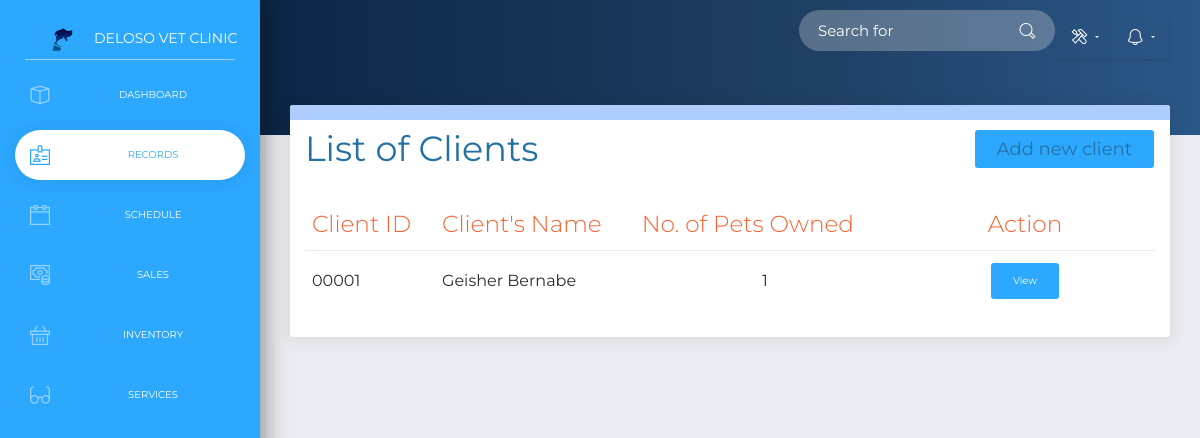
The app's page /index.php/vetclinic/records with its own data.
### tables this page shows
CREATE TABLE `client` (
  `clientid` int(20) NOT NULL,
  `cname` varchar(40) NOT NULL,
  `email` varchar(30) DEFAULT NULL,
  `contactno` varchar(15) NOT NULL,
  `address` varchar(40) NOT NULL
);

### application/controllers/vetclinic.php (called while the page is built, shortened)
<?php
class vetclinic extends CI_Controller {
	public function __construct(){
			$this->load->model('vet_model','vet_model');
			$this->load->model('itemstock','itemstock');
			$this->load->model('history','history');
			$this->load->model('services','services');
			$this->load->model('itemhistory','itemhistory');
	}
	public function records()
	{
		$header_data['title'] = "Records";
				$record_data['bills'] = $this->vet_model->getbill();
		$this->load->model('vet_model');
		$clients = $this->vet_model->getClients();
		$stocks = $this->vet_model->getStocks();
		$lastclient = $this->vet_model->getLastClient();
		$record_data['notif']=$this->vet_model->notification();
		$record_data['events'] = $this->vet_model->getEventsByDate(date("Y-m-d"));
		$record_data['eventCounter'] = count($record_data['events']);
		$record_data['items'] = $this->vet_model->getAllZeroitems();
		$this->load->view('include/header2',$header_data);
		$this->load->view('clinic/records', ['cl'=>$clients,'al'=>$lastclient,'stock'=>$stocks,'record_dat'=>$record_data]);
	}
}
?>

### index.php (called while the page is built, shortened)
<?php
require_once BASEPATH.'core/CodeIgniter.php';

### application/models/vet_model.php (called while the page is built, shortened)
	<?php
		class vet_model extends CI_Model{
			public function getClients(){
				$this->db->select('a.clientid,a.cname,count(b.clientid) as "pets"');
				$this->db->from('client a');
				$this->db->join('pet b','a.clientid = b.clientid','left outer');
				$this->db->group_by('a.clientid');
			    $query = $this->db->get();
			    if($query->num_rows() != 0)
			    {
			        return $query->result_array();
			    }
			    else
			    {
			        return false;
			    }
			}
			public function getStocks(){
			 $this->db->from('itemstock');
				$query = $this->db->get();
				return $query->result();
			}
			public function getAllZeroitems(){
				$this->db->select('a.itemid,b.item_id,sum(b.item_qty) as "qty"');
				$this->db->from('itemstock a');
				$this->db->join('item_instance b','a.itemid = b.item_id','left outer');
				$this->db->having('sum(b.item_qty) =','0');
				$query = $this->db->get();
				return $query->result_array();
			}
			public function notification(){
				$today =date("Y-m-d");
				$this->db->select('a.itemid,b.item_id,sum(b.item_qty) as "qty"');
				$this->db->from('itemstock a');
				$this->db->join('item_instance b','a.itemid = b.item_id','left outer');
				$this->db->having('sum(b.item_qty) =','0');
				$query = $this->db->get();
				$invent= $query->num_rows();
				$this->db->from('schedule');
				$this->db->where('startdate =',$today);
				$query2 = $this->db->get();
				$sched= $query2->num_rows();
				return ($sched+$invent);
			}
			public function getbill(){
			$this->db->select('*');
			$this->db->from('visit');
			$this->db->where('visit_cost',0);
			$this->db->order_by('visitdate', 'DESC');
			$query = $this->db->get();
			return $query->num_rows();
		}
		public function getEventsByDate($date){
			$this->db->where("CAST(startdate as date) = '$date'");
			$query = $this->db->get("schedule");
			return $query->result_array();
		}
	}
?>

### application/views/clinic/records.php (the view, shortened to what this page needs)
<!DOCTYPE html>
<html lang="en">
<body class="">
    <div class="wrapper ">
        <div class="sidebar" data-color="blue">
        <div class="logo">
                <a class="simple-text logo-mini">
                    <img src="<?php echo base_url('assets/img/logo.png');?>">
                </a>
                <a class="simple-text logo-normal">
                    Deloso Vet Clinic
                </a>
            </div>
            <div class="sidebar-wrapper">
                <ul class="nav">
                    <li>
                        <a href="<?php echo base_url('vetclinic'); ?>">
                            <i class="now-ui-icons design_app"></i>
                            <p>Dashboard</p>
                        </a>
                    </li>
                    <li class="active">
                        <a href="<?php echo base_url('vetclinic/records'); ?>">
                            <i class="now-ui-icons business_badge"></i>
                            <p>Records</p>
                        </a>
                    </li>
                    <li>
                        <a href="<?php echo base_url('vetclinic/schedule'); ?>">
                            <i class="now-ui-icons ui-1_calendar-60"></i>
                            <p>Schedule</p>
                        </a>
                    </li>
                    <li>
                        <a href="#subPages" data-toggle="collapse" class="collapsed">
                            <i class="now-ui-icons business_money-coins"></i>
                            <p>Sales</p>
                        </a>
                    </li>
                    <li>
                        <a href="#subPages2" data-toggle="collapse" class="collapsed">
                            <i class="now-ui-icons shopping_basket"></i>
                            <p>Inventory</p>
                        </a>
                    </li>
                    <li>
                        <a href="<?php echo base_url('vetclinic/services'); ?>">
                            <i class="now-ui-icons education_glasses"></i>
                            <p>Services</p>
                        </a>
                    </li>
                </ul>
            </div>
        </div>
        <div class="main-panel">
            <nav class="navbar navbar-expand-lg navbar-transparent  navbar-absolute bg-primary fixed-top">
                <div class="container-fluid">
                    <div class="collapse navbar-collapse justify-content-end" id="navigation">
                        <form>
                            <div class="input-group no-border">
                                <input type="text" class="form-control" id="search" onkeyup="search()" name="q" placeholder="Search for" required>
                                <span class="input-group-addon">
                                    <i class="now-ui-icons ui-1_zoom-bold"></i>
                                </span>
                            </div>
                        </form>
                        <ul class="navbar-nav">
                            <li class="nav-item dropdown">
                                <a class="nav-link dropdown-toggle" id="navbarDropdownMenuLink1" data-toggle="dropdown" aria-haspopup="true" aria-expanded="false">
                                    <i class="now-ui-icons ui-2_settings-90"></i>
                                </a>
                            </li>
                            <li class="nav-item dropdown">
                                <a class="nav-link dropdown-toggle" id="navbarDropdownMenuLink" data-toggle="dropdown" aria-haspopup="true" aria-expanded="false">
                                    <i class="now-ui-icons ui-1_bell-53"></i>
                                </a>
                            </li>
                        </ul>
                    </div>
                </div>
            </nav>
            <div class="panel-header panel-header-sm">
            </div>
            <div class="content">
                <div class="row">
                    <div class="col-md-12">
                        <div class="card">
                            <div class="card-header">
                                <h2 class="card-title">List of Clients</h2>
                                <button type="button" class="btn btn-md btn-info" id="addbutn"  data-toggle="modal" data-target="#addclientmodal">
                                    <span class="glyphicon glyphicon-plus">
                                        <span class="" style="font-size:18px;">Add new client </span>
                                    </span>
                                </button>
                            </div><br/><br/><br/>
                            <div class="card-body">
                                <div class="table-responsive">
                                    <table class="table table-list-search" >
                                        <thead>
                                        <tr>
                                            <th class="text-primary">Client ID</th>
                                            <th class="text-primary">Client's Name</th>
                                            <th class="text-primary">No. of Pets Owned</th>
                                            <th class="text-primary" style="text-align:center">Action</th>
                                        </tr>
                                    </thead>
                                        <tbody>
                                                <?php if(count($cl) > 0){ ?>
                                        <?php foreach ($cl as $client){ ?>
                                                <tr>
                                            <?php if($client['clientid']<10) { ?>
                                                <td>0000<?php echo $client['clientid']; ?></td>
                                            <?php } ?>
                                                <td><?php echo $client['cname']?></td>
                                                <td style="text-align:center;"><?php echo $client['pets']; ?></td>
                                                <td style="text-align:center; width:260px;">
                                                <?php $c=$client['clientid'];?>
                                                <b class="btn btn-info " style="font-size:10px;" id="<?php echo $c;?>" type="button" onclick="lol(this.id)">View<span class="glyphicon glyphicon-folder-open" aria-hidden="true"></span></b>
                                                </td>
                                            </tr>
                                        <?php } ?>
                                        <?php } ?>
                                        </tbody>
                                    </table>
                                </div>
                            </div>
                        </div>
                    </div>
                </div>
            </div>
        </div>
    </div>
</body>
</html>

### assets/css/new.css (style rules this page uses)
input[type="text"] { font-size: 15px; }
.card-title { color: #2471A3; position: absolute; }
#addbutn { color: #2471A3; float: right; }

### assets/css/overallcss.css (style rules this page uses)
.logo { height: 40px; width: 40px; margin-left: 50px; margin-top: 10px; float:left; border-radius: 10px; }
.navbar-nav { -moz-box-shadow: 1px 2px 3px rgba(0, 0, 0, 0.1); -webkit-box-shadow: 1px 2px 3px rgba(0, 0, 0, 0.1); box-shadow: 1px 2px 3px rgba(0, 0, 0, 0.1); }
.active { color:#3498DB; }
.dropdown { position: relative; display: inline-block; }
.btn { outline:none; margin: 0px; }

### assets/css/clock_style.css (style rules this page uses)
body { background-color:#1C1C1C; text-align:center; font-family:helvetica; }

### records on screen
client: clientid "1", cname "Geisher Bernabe", pets "1"
